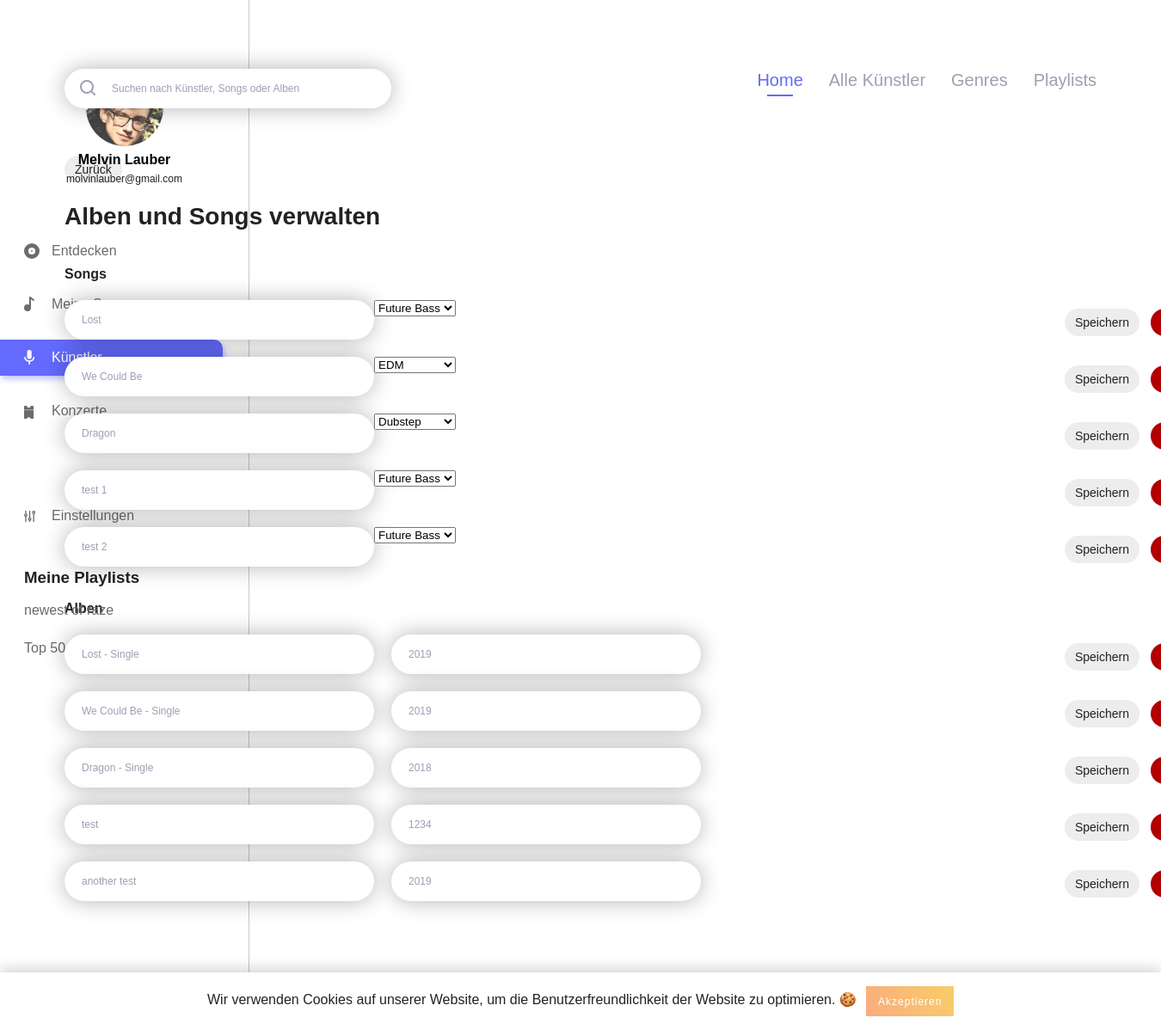
The app's page /manage_songs.php?artist_id=1 (signed in) with its own data.
### tables this page shows
CREATE TABLE IF NOT EXISTS `users` (
  `id` int(11) NOT NULL AUTO_INCREMENT,
  `username` varchar(255) NOT NULL,
  `email` varchar(255) NOT NULL,
  `firstname` varchar(255) NOT NULL,
  `lastname` varchar(255) NOT NULL,
  `password_hash` varchar(255) NOT NULL,
  `password_token` varchar(255) NOT NULL,
  `is_artist` int(1) NOT NULL,
  `has_darkmode` tinyint(1) NOT NULL,
  PRIMARY KEY (`id`),
  UNIQUE KEY `username` (`username`),
  UNIQUE KEY `email` (`email`)
);

CREATE TABLE IF NOT EXISTS `playlist` (
  `playlist_id` int(11) NOT NULL AUTO_INCREMENT,
  `playlist_name` varchar(255) NOT NULL,
  `user_id` int(11) NOT NULL,
  `playlist_description` text NOT NULL,
  PRIMARY KEY (`playlist_id`),
  KEY `playlist_fk0` (`user_id`)
);

CREATE TABLE IF NOT EXISTS `song` (
  `song_id` int(11) NOT NULL AUTO_INCREMENT,
  `artist_id_link` int(11) NOT NULL,
  `song_name` varchar(255) NOT NULL,
  `album_id_link` int(11) NOT NULL,
  `length` varchar(255) NOT NULL,
  `genre_id` int(11) NOT NULL,
  PRIMARY KEY (`song_id`),
  KEY `song_fk0` (`artist_id_link`),
  KEY `song_fk2` (`genre_id`),
  KEY `song_fk1` (`album_id_link`)
);

CREATE TABLE IF NOT EXISTS `album` (
  `album_id` int(11) NOT NULL AUTO_INCREMENT,
  `album_name` varchar(255) NOT NULL,
  `album_year` int(4) NOT NULL,
  `artist_id` int(11) NOT NULL,
  `path_to_image` varchar(255) NOT NULL,
  PRIMARY KEY (`album_id`)
);

### includes/start.php (called while the page is built, shortened)
<?php
include 'config.php';
include 'db.php';
if (isset($_SESSION['user']['id']) && !empty($_SESSION['user']['id'])) {
	$statement = $pdo->prepare("SELECT * FROM `users` WHERE `id` = :id");
	$result = $statement->execute(array('id' => $_SESSION['user']['id']));
}
if (isset($_SESSION['user']['has_darkmode']) && $_SESSION['user']['has_darkmode'] == 1) {
	$body_class = 'dark';
}
else {
	$body_class = '';
}
?>

### config.php (called while the page is built)
<?php
$config = array(
	'admin' => TRUE,
	'testing' => FALSE,
	'home' => TRUE,
	'school' => FALSE,
	'limit_upload_songs' => 20
);
$config['genres'] = array(
	1 => 'EDM',
	2 => 'Future Bass',
	3 => 'Dubstep',
	4 => 'Pop',
	5 => 'Metal',
	6 => 'Death Metal',
	7 => 'Rock',
	8 => 'Chill'
);

### manage_songs.php (the view, shortened to what this page needs)
<?php
include 'includes/start.php';
if (isset($_GET['artist_id']) && !empty($_GET['artist_id'])) {
	$artist = $_GET['artist_id'];
}
else {
	header('Location: idnex.php');
}
if ($artist != $_SESSION['user']['id']) {
	header('Location: artist_detail.php?artist_id='.$artist.'&message=no_permission');
}
else {
	$edit_songs_query = "SELECT * FROM `song` WHERE `artist_id_link` = $artist";
	$edit_albums_query = "SELECT * FROM `album` WHERE `artist_id` = $artist";
}
?>
<!DOCTYPE html>
<html lang="de">
	<head>
		<?php include 'includes/meta_data.php'; ?>
	</head>
	<body class="<?php echo $body_class; ?>">
		<?php include 'includes/navigation_left.php'; ?>
		<?php include 'includes/cookie_banner.php'; ?>
		<div class="main_content_wrapper">
			<div class="main_content_inner">
				<?php include 'includes/search_navi.php'; ?>
				<a class="back_link" href="artist_detail.php?artist_id=<?php echo $artist; ?>"><?php echo BACK; ?></a>
				<h3 class="short_title"><?php echo MANAGE_SONGS_ABLUMS; ?></h3>
				<div class="manage_songs_wrap">
					<h4><?php echo SONGS; ?></h4>
					<?php foreach ($pdo->query($edit_songs_query) as $songs_to_edit) { ?>
						<div class="song_element event_element">
							<input class="song_name triplet" type="text" value="<?php echo htmlspecialchars_decode($songs_to_edit['song_name']); ?>" name="song_name">
							<select class="genre_selection_field" name="genre_selection">
								<?php foreach ($config['genres'] as $genre_id => $genre) { ?>
									<option <?php if ($genre_id == $songs_to_edit['genre_id']) { echo "selected"; } ?> value="<?php echo $genre_id; ?>"><?php echo $genre; ?></option>
								<?php } ?>
							</select>
							<a class="follow_button save_song"><?php echo SAVE; ?></a>
							<a class="follow_button delete_song error_button"><?php echo DELETE; ?></a>
						</div>
					<?php } ?>
				</div>
				<br />
				<div class="manage_albums_wrap">
					<h4><?php echo ALBUM; ?></h4>
					<?php foreach ($pdo->query($edit_albums_query) as $albums_to_edit) { ?>
						<div class="song_element event_element">
							<input class="album_name triplet" type="text" value="<?php echo htmlspecialchars_decode($albums_to_edit['album_name']); ?>" name="album_name">
							<input class="album_year triplet" type="number" value="<?php echo htmlspecialchars_decode($albums_to_edit['album_year']); ?>" name="album_year">
							<a class="follow_button save_album"><?php echo SAVE; ?></a>
							<a class="follow_button delete_album error_button"><?php echo DELETE; ?></a>
						</div>
					<?php } ?>
				</div>
			</div>
		</div>
	</body>
</html>

### includes/navigation_left.php (shortened to what this page needs)
<?php
if(isset($_SESSION['active'])) {
	$active_class = $_SESSION['active'];
}
$query = "SELECT * FROM `users` WHERE `id` = ".$_SESSION['user']['id'];
$playlist_query = "SELECT * FROM `playlist` WHERE `user_id` = ".$_SESSION['user']['id'];
?>
<div class="navigation_left">
	<div class="navigation_wrapper">
		<div class="profile">
			<h3 class="profile_name">
				<?php foreach ($pdo->query($query) as $user_data) {
					echo $user_data['firstname'].' '.$user_data['lastname'];
				} ?>
			</h3>
			<p class="profile_mail">
				<?php foreach ($pdo->query($query) as $user_data) {
					echo $user_data['email'];
				} ?>
			</p>
		</div>
		<div class="main_navigation">
			<ul>
				<li class="navigation_element <?php if($active_class === 'discover') { echo 'active'; } ?>"><a href="index.php"><img class="svg" src="img/assets/discover.svg" alt="<?php echo DISCOVER; ?>"><?php echo DISCOVER; ?></a></li>
				<li class="navigation_element <?php if($active_class === 'my_songs') { echo 'active'; } ?>"><a href="my_songs.php"><img class="svg" src="img/assets/my_songs.svg" alt="<?php echo MY_SONGS; ?>"><?php echo MY_SONGS; ?></a></li>
				<li class="navigation_element <?php if($active_class === 'artists') { echo 'active'; } ?>"><a href="artists.php"><img class="svg" src="img/assets/artists.svg" alt="<?php echo ARTISTS; ?>"><?php echo ARTISTS; ?></a></li>
				<li class="navigation_element <?php if($active_class === 'events') { echo 'active'; } ?>"><a href="events.php"><img class="svg" src="img/assets/events.svg" alt="<?php echo EVENTS; ?>"><?php echo EVENTS; ?></a></li>
				<li class="navigation_element <?php if($active_class === 'settings') { echo 'active'; } ?>"><a href="settings.php"><img class="svg" src="img/assets/settings_nav.svg" alt="<?php echo SETTINGS; ?>"><?php echo SETTINGS; ?></a></li>
			</ul>
		</div>
		<div class="playlist_wrapper">
			<h3 class="playlist_title"><?php echo MY_PLAYLISTS; ?></h3>
			<ul>
				<?php foreach ($pdo->query($playlist_query) as $playlist_data) { ?>
					<li class="playlist_element"><a href="playlist_detail.php?playlist_id=<?php echo $playlist_data['playlist_id']; ?>"><?php echo $playlist_data['playlist_name']; ?></a></li>
				<?php } ?>
			</ul>
		</div>
	</div>
</div>

### css/_config.css (style rules this page uses)
:root { --primary-color: #636AFD; --primary-color_light: #e0e1ff; --text: #222; --navigation_left: #6B6B6B; --border: #C7C7C7; --light_text: #9D9FB3; --button: #ededed; --border-bottom: #707070; --background_dark_mode: #21252B; --dark_mode_border: #30353B; --dark_mode_input: #30353B; --dark_mode_light: #DDDDDD; --standard_shadow: 0 3px 27px rgba(0,0,0,0.39); --standard_radius: 13px; --standard_transition: all 0.3s ease; --error_color: #b20000; }

### css/_basic.css (style rules this page uses)
body { font-family: 'DM Sans', sans-serif; margin: 0; padding: 0; color: var(--text); -webkit-font-smoothing: antialiased; -moz-osx-font-smoothing: grayscale; }
h3 { margin: 0; padding: 0; }
h3.short_title { font-size: 28px; line-height: 37px; font-weight: 700; color: var(--text); margin-bottom: 40px; }
ul { padding: 0; margin: 0; }
.back_link { display: inline-block; font-size: 14px; background: var(--button); color: var(--text); text-decoration: none; border-radius: 50px; padding: 8px 12px; text-align: center; box-sizing: border-box; margin-bottom: 20px; }
.main_content_wrapper { padding-top: 80px; }
.main_content_inner { max-width: 1200px; margin: 0 auto; padding-bottom: 150px; box-sizing: border-box; }
.profile { text-align: center; }

### css/_navigation.css (style rules this page uses)
.navigation_left { position: fixed; width: 290px; height: 100%; border-right: 1px solid var(--border); padding: 80px 0; box-sizing: border-box; }
.navigation_left .profile { width: 195px; margin: 0 auto; margin-bottom: 50px; }
h3.profile_name { margin-top: 5px; font-size: 16px; line-height: 21px; color: #000; font-weight: 700; }
.profile_mail { font-size: 12px; line-height: 25px; margin: 0; margin-bottom: 5px; }
.navigation_left .main_navigation ul { padding-right: 30px; box-sizing: border-box; width: 100%; }
.navigation_left .main_navigation ul li.navigation_element { position: relative; list-style-type: none; color: var(--navigation_left); margin-top: 20px; }
.navigation_left .main_navigation ul li.navigation_element:first-child { margin-top: 0; }
.navigation_left .main_navigation ul li.navigation_element:last-child { margin-top: 80px; }
.navigation_left .main_navigation ul li.navigation_element.active a, .navigation_left .main_navigation ul li.navigation_element a:hover { background: var(--primary-color); color: #fff; box-shadow: 2px 4px 6px rgba(99, 106, 253, 0.4); transition: background 0.2s ease, color 0.2s ease; }
.navigation_left .main_navigation ul li a { color: inherit; text-decoration: none; padding: 12px 20px; padding-left: 60px; border-top-right-radius: 10px; border-bottom-right-radius: 10px; box-sizing: border-box; display: inline-block; width: 100%; transition: background 0.2s ease, color 0.2s ease; }
.playlist_wrapper { margin-top: 40px; padding-right: 30px; box-sizing: border-box; width: 100%; }
.playlist_wrapper .playlist_title { padding-left: 28px; box-sizing: border-box; }
.playlist_wrapper ul li.playlist_element { list-style-type: none; color: var(--navigation_left); margin-top: 10px; }
.playlist_wrapper ul li.playlist_element a { color: inherit; text-decoration: none; padding: 8px 20px; padding-left: 28px; border-top-right-radius: 10px; border-bottom-right-radius: 10px; box-sizing: border-box; display: inline-block; width: 100%; transition: background 0.2s ease, color 0.2s ease; }

### css/_login.css (style rules this page uses)
input[type="text"], input[type="password"], input[type="number"], input[type="date"], textarea { font-size: 12px; line-height: 16px; color: var(--light_text); width: 100%; padding: 15px 20px; border: none; -webkit-border-radius: 23px; -moz-border-radius: 23px; -o-border-radius: 23px; border-radius: 23px; box-shadow: 0 0 26px rgba(0,0,0,0.3); box-sizing: border-box; }

### css/_artist.css (style rules this page uses)
a.follow_button, a.follow_button.is_following:hover { display: inline-block; font-size: 14px; background: var(--button); color: var(--text); text-decoration: none; border-radius: 50px; padding: 8px 12px; text-align: center; box-sizing: border-box; margin-bottom: 20px; }
a.follow_button.error_button { background: var(--error_color); color: #fff; }
.event_element { position: relative; margin-top: 20px; }
input.triplet { float: left; width: 30%; margin-left: 20px; }
input.triplet:first-child { margin-left: 0; }
.event_element .follow_button, .new_event_form .submit-button { position: absolute; right: -50px; top: 10px; }
.event_element .follow_button.error_button { right: -140px; }

### records on screen
users: firstname "Melvin", lastname "Lauber", email "molvinlauber@gmail.com"
playlist: playlist_name "newest of raze"
playlist: playlist_name "Top 50…"
song: song_name "Lost", genre_selection "Future Bass"
song: song_name "We Could Be", genre_selection "EDM"
song: song_name "Dragon", genre_selection "Dubstep"
song: song_name "test 1", genre_selection "Future Bass"
song: song_name "test 2", genre_selection "Future Bass"
album: album_name "Lost - Single", album_year "2019"
album: album_name "We Could Be - Single", album_year "2019"
album: album_name "Dragon - Single", album_year "2018"
album: album_name "test", album_year "1234"
album: album_name "another test", album_year "2019"

### other values on screen
DISCOVER "Entdecken"
MY_SONGS "Meine…"
EVENTS "Konzerte"
SETTINGS "Einstellungen"
MY_PLAYLISTS "Meine Playlists"
HOME "Home"
ALL_ARTISTS "Alle Künstler"
GENRES "Genres"
PLAYLISTS "Playlists"
BACK "Zurück"
MANAGE_SONGS_ABLUMS "Alben und Songs verwalten"
SONGS "Songs"
ALBUM "Alben"
